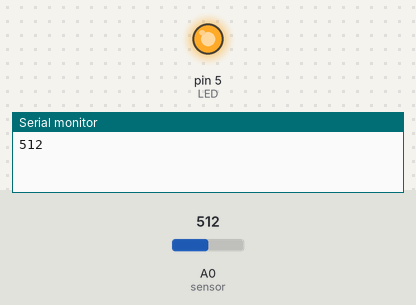
This sketch was run on a simulated Arduino Uno, built with avr-gcc and run on an emulated ATmega328P. Shown: output pins drawn as LEDs (lit = HIGH), the last lines printed to the serial monitor. The test bench sets the inputs (shaded band); at power-on: A0 (sensor) = 512.

Above: at 3.8 s.
3.9 s: A0 (sensor) set to 245
At 7.4 s:
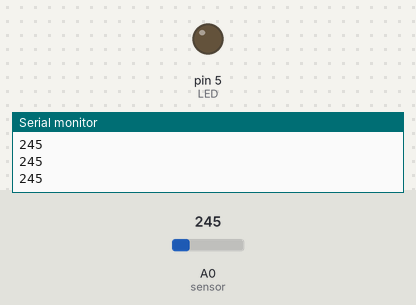
7.8 s: A0 (sensor) set to 268
At 8.7 s:
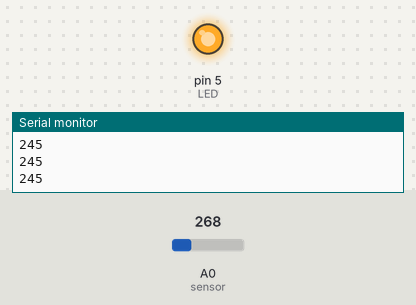
15.3 s: A0 (sensor) set to 122
At 18.0 s:
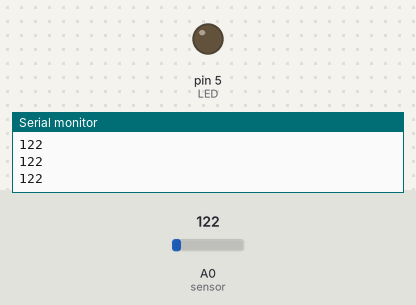
19.2 s: A0 (sensor) set to 265
At 19.9 s:
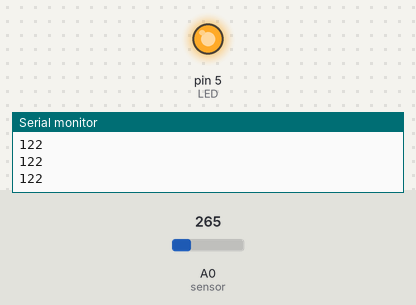
Timing chart, 0 to 22.2 s (numbered marks = the images above; inputs shaded):
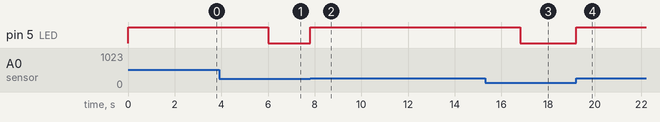

Measured:
- the behaviour switches between 255 and 256 on A0 (sensor) (found by bisection; images 1 and 2)
- after the input at 3.9 s, pin 5 (LED): HIGH → LOW after 2.1 s
- after the input at 7.8 s, pin 5 (LED): LOW → HIGH at once
- after the input at 15.3 s, pin 5 (LED): HIGH → LOW after 1.5 s
- after the input at 19.2 s, pin 5 (LED): LOW → HIGH at once

The sketch:

Analog_input.ino
```cpp
int sensor = A0; // connect output of sensor at analog pin A0 of Arduino
int LED = 5; // connect +ve leg  of LED to pin number 5 of Arduino.
int val=0; // createed variable and intialized it with 0.
void setup()
{
  // In void setup you have to write a code which you want to runs one time only.
  pinMode(sensor,INPUT);  // define sensor pin.
  pinMode(LED, OUTPUT);  // define output pin.
  Serial.begin(9600); // communication between Arduino and computer at 9600 baud rate.
}

void loop()
{
  val = analogRead(sensor); // read analog value from sensor and updated it on val.
  if(val>255)
  {
    digitalWrite(LED,HIGH); // if val is getting larger than 255 then we are going to on the LED programatically for 3 seconds.
    delay(3000);
    digitalWrite(LED,LOW);
  }
  else if(val>350)
  {
    digitalWrite(LED,HIGH);
    delay(5000);
    digitalWrite(LED,LOW);
  }
  else if(val>500)
  {
    digitalWrite(LED,HIGH);
    delay(7000);
    digitalWrite(LED,LOW);
  }
  else
  {
    digitalWrite(LED,LOW); // else LED is going to off state.
  }

  Serial.println(val); // print the value of val on serial monitor.
}
```
